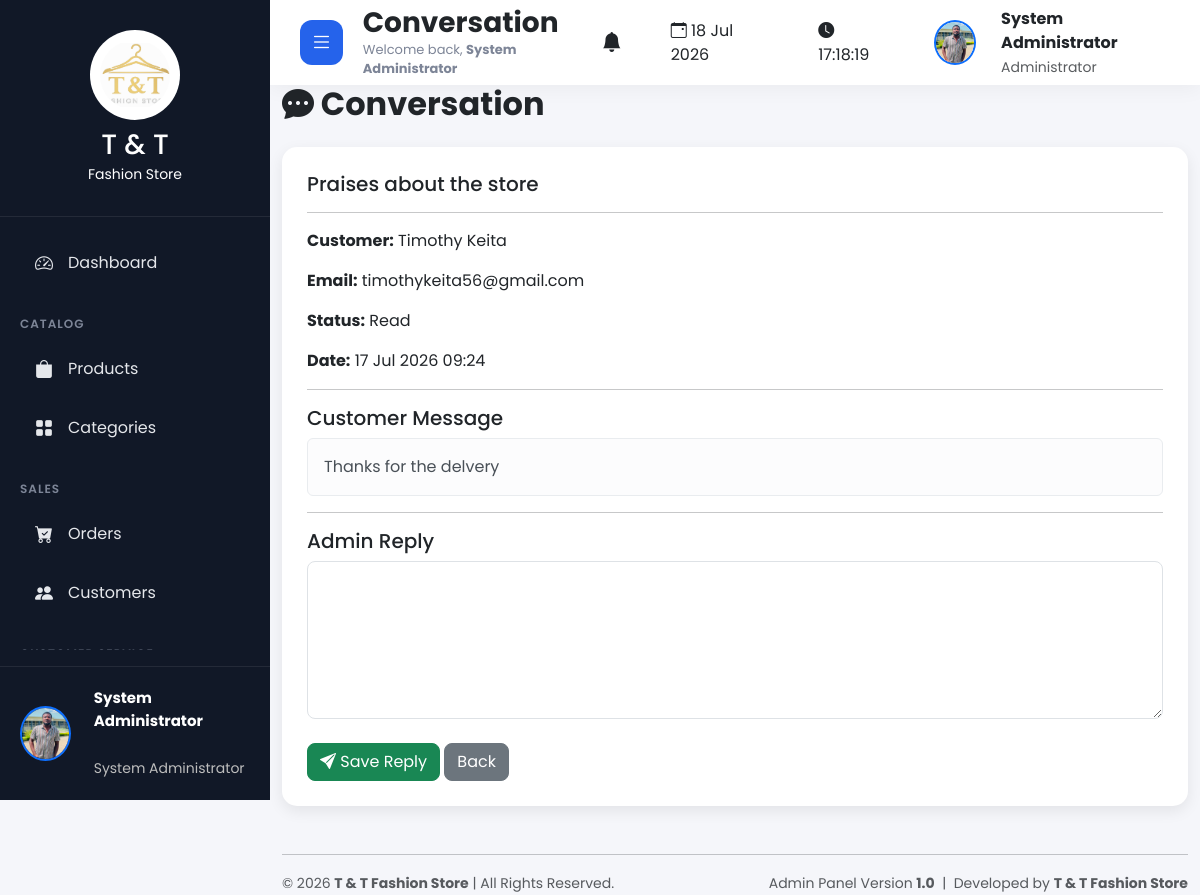
Page /admin/messages/conversation.php?id=2 (signed in) on the committed database.
### tables this page shows
CREATE TABLE `settings` (
  `id` int(11) NOT NULL,
  `store_name` varchar(150) DEFAULT NULL,
  `phone` varchar(50) DEFAULT NULL,
  `email` varchar(150) DEFAULT NULL,
  `address` text DEFAULT NULL,
  `logo` varchar(255) DEFAULT NULL,
  `website` varchar(255) DEFAULT NULL,
  `currency` varchar(20) DEFAULT 'RWF',
  `tax` decimal(5,2) DEFAULT 0.00,
  `shipping_fee` decimal(10,2) DEFAULT 0.00,
  `footer_text` text DEFAULT NULL,
  `facebook` varchar(255) DEFAULT NULL,
  `instagram` varchar(255) DEFAULT NULL,
  `twitter` varchar(255) DEFAULT NULL,
  `created_at` timestamp NOT NULL DEFAULT current_timestamp(),
  `updated_at` timestamp NOT NULL DEFAULT current_timestamp() ON UPDATE current_timestamp()
);

CREATE TABLE `contact_messages` (
  `id` int(11) NOT NULL,
  `name` varchar(100) NOT NULL,
  `email` varchar(150) NOT NULL,
  `subject` varchar(255) NOT NULL,
  `message` text NOT NULL,
  `admin_reply` text DEFAULT NULL,
  `replied_by` varchar(100) DEFAULT NULL,
  `replied_at` datetime DEFAULT NULL,
  `status` enum('New','Read','Replied') DEFAULT 'New',
  `created_at` timestamp NOT NULL DEFAULT current_timestamp()
);

### admin/messages/conversation.php (the view, shortened to what this page needs)
<?php
include("../../config/db.php");
$id=(int)$_GET['id'];
$message=mysqli_fetch_assoc(mysqli_query($conn,"
SELECT *
FROM contact_messages
WHERE id='$id'
"));
include("../includes/header.php");
include("../includes/sidebar.php");
include("../includes/topbar.php");
?>
<div class="container-fluid">
<div class="page-header mb-4">
<h2>
<i class="bi bi-chat-dots-fill"></i>
Conversation
</h2>
</div>
<div class="content-card">
<h5>
<?php echo htmlspecialchars($message['subject']); ?>
</h5>
<hr>
<p>
<strong>Customer:</strong>
<?php echo htmlspecialchars($message['name']); ?>
</p>
<p>
<strong>Email:</strong>
<?php echo htmlspecialchars($message['email']); ?>
</p>
<p>
<strong>Status:</strong>
<?php echo $message['status']; ?>
</p>
<p>
<strong>Date:</strong>
<?php echo date("d M Y H:i",strtotime($message['created_at'])); ?>
</p>
<hr>
<h5>
Customer Message
</h5>
<div class="alert alert-light">
<?php echo nl2br(htmlspecialchars($message['message'])); ?>
</div>
<hr>
<h5>
Admin Reply
</h5>
<form method="POST">
<textarea
name="reply"
rows="6"
class="form-control"
required><?php echo htmlspecialchars($message['admin_reply']); ?></textarea>
<br>
<button
name="reply"
class="btn btn-success">
<i class="bi bi-send-fill"></i>
Save Reply
</button>
<a
href="index.php"
class="btn btn-secondary">
Back
</a>
</form>
</div>
</div>
<?php
include("../includes/footer.php");
?>

### admin/includes/sidebar.php (shortened to what this page needs)
<?php
$currentPage = basename($_SERVER['PHP_SELF']);
$settings = [];
$settingsQuery = mysqli_query($conn,"SELECT * FROM settings LIMIT 1");
if($settingsQuery && mysqli_num_rows($settingsQuery)>0){
    $settings = mysqli_fetch_assoc($settingsQuery);
}
$storeLogo = "logo.png";
if(!empty($settings['logo'])){
    $storeLogo = $settings['logo'];
}
$adminPhoto = "default.png";
if(isset($_SESSION['admin_photo']) && !empty($_SESSION['admin_photo'])){
    $adminPhoto = $_SESSION['admin_photo'];
}
?>
<div class="sidebar">
    <div class="sidebar-header text-center">
        <img
        src="<?php echo SITE_URL; ?>/assets/images/settings/<?php echo htmlspecialchars($storeLogo); ?>"
        alt="T & T Fashion Store"
        class="img-fluid mb-2"
        style="
        width:90px;
        height:90px;
        object-fit:contain;
        ">
        <h3 class="mb-0">
            <?php
            echo !empty($settings['store_name'])
            ? "T & T"
            : "T & T";
            ?>
        </h3>
        <small>
            Fashion Store
        </small>
    </div>
    <ul class="sidebar-menu">
        <li class="<?php echo ($currentPage=="dashboard.php") ? "active" : ""; ?>">
            <a href="<?php echo SITE_URL; ?>/admin/dashboard.php">
                <i class="bi bi-speedometer2"></i>
                <span>Dashboard</span>
            </a>
        </li>
        <li class="menu-title">
            Catalog
        </li>
        <li>
            <a href="<?php echo SITE_URL; ?>/admin/products/index.php">
                <i class="bi bi-bag-fill"></i>
                <span>Products</span>
            </a>
        </li>
        <li>
            <a href="<?php echo SITE_URL; ?>/admin/categories/index.php">
                <i class="bi bi-grid-fill"></i>
                <span>Categories</span>
            </a>
        </li>
        <li class="menu-title">
            Sales
        </li>
        <li>
            <a href="<?php echo SITE_URL; ?>/admin/orders/index.php">
                <i class="bi bi-cart-check-fill"></i>
                <span>Orders</span>
            </a>
        </li>
        <li>
            <a href="<?php echo SITE_URL; ?>/admin/customers/index.php">
                <i class="bi bi-people-fill"></i>
                <span>Customers</span>
            </a>
        </li>
        <li class="menu-title">
        </li>
    </ul>
    <div class="sidebar-footer d-flex align-items-center">
        <img
        src="<?php echo SITE_URL; ?>/assets/images/admins/<?php echo htmlspecialchars($adminPhoto); ?>"
        class="rounded-circle border border-2 border-primary"
        style="
        width:55px;
        height:55px;
        object-fit:cover;
        "
        alt="Administrator">
        <div class="ms-2">
            <strong>
                <?php
                echo isset($_SESSION['admin_name'])
                ? htmlspecialchars($_SESSION['admin_name'])
                : "Administrator";
                ?>
            </strong>
            <br>
            <small>
                System Administrator
            </small>
        </div>
    </div>
</div>

### assets/css/dashboard.css (style rules this page uses)
* { margin:0; padding:0; box-sizing:border-box; font-family:'Poppins',sans-serif; }
body { background:#f4f7fc; overflow-x:hidden; }
.sidebar { position:fixed; left:0; top:0; width:270px; height:100vh; background:#111827; color:#fff; display:flex; flex-direction:column; justify-content:space-between; transition:.3s; z-index:999; }
.sidebar-header { text-align:center; padding:30px 20px; border-bottom:1px solid rgba(255,255,255,.08); }
.sidebar-header img { width:90px; height:90px; border-radius:50%; background:white; padding:10px; margin-bottom:15px; }
.sidebar-menu { list-style:none; padding:20px; overflow-y:auto; }
.sidebar-menu li { margin-bottom:6px; }
.sidebar-menu li.menu-title { color:#7d8597; font-size:12px; text-transform:uppercase; letter-spacing:1px; margin-top:25px; margin-bottom:10px; font-weight:600; }
.sidebar-menu li a { display:flex; align-items:center; justify-content:space-between; color:#e5e7eb; text-decoration:none; padding:13px 15px; border-radius:12px; transition:.3s; }
.sidebar-menu li a span { flex:1; margin-left:15px; }
.sidebar-menu li a i { font-size:18px; }
.sidebar-footer { padding:20px; border-top:1px solid rgba(255,255,255,.08); display:flex; align-items:center; gap:15px; }
.sidebar-footer img { width:55px; height:55px; border-radius:50%; object-fit:cover; border:3px solid #2563eb; }
.sidebar-footer strong { display:block; font-size:15px; }
.sidebar-footer small { color:#bdbdbd; }
.content-card { background:#ffffff; border-radius:20px; padding:25px; box-shadow:0 10px 25px rgba(0,0,0,.06); margin-bottom:30px; transition:.3s; }
.btn-success { border-radius:12px; }
.content-card { animation:fadeUp .6s ease; }

### admin/includes/header.php (style rules this page uses)
* { margin:0; padding:0; box-sizing:border-box; font-family:'Poppins',sans-serif; }
body { background:#f5f6fa; overflow-x:hidden; }
a { text-decoration:none; }
.content-card { background:#fff; padding:25px; border-radius:15px; box-shadow:0 5px 15px rgba(0,0,0,.08); margin-bottom:25px; }
.page-header { margin-bottom:30px; }
.page-header h2 { font-weight:700; }
.btn { border-radius:8px; }
.form-control, .form-select { border-radius:8px; }

### rows in the picture
settings: logo (picture)
contact_messages: subject "Praises about the store", name "Timothy Keita", email "timothykeita56@gmail.com", status "Read", created_at "17 Jul 2026 09:24", message "Thanks for the delvery"

### other values in the picture
$_SESSION['admin_name'] "System Administrator"
$pageTitle "Conversation"
